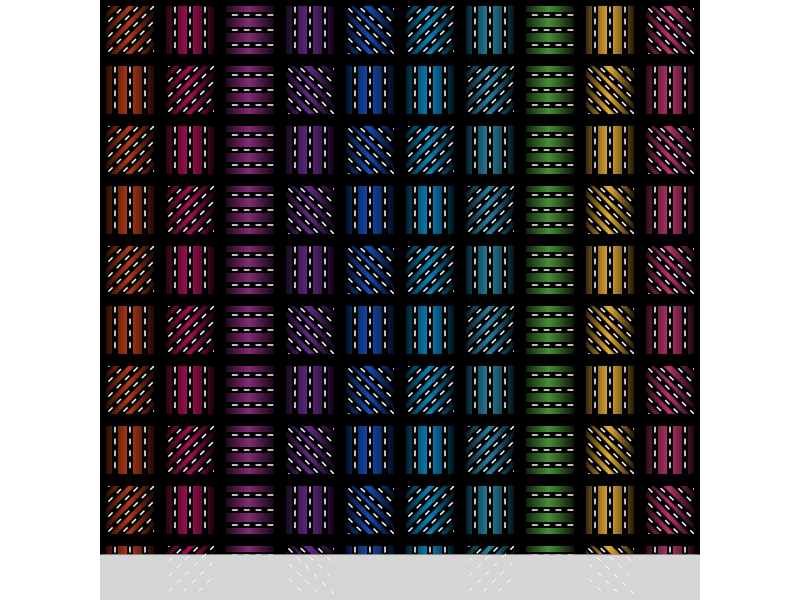
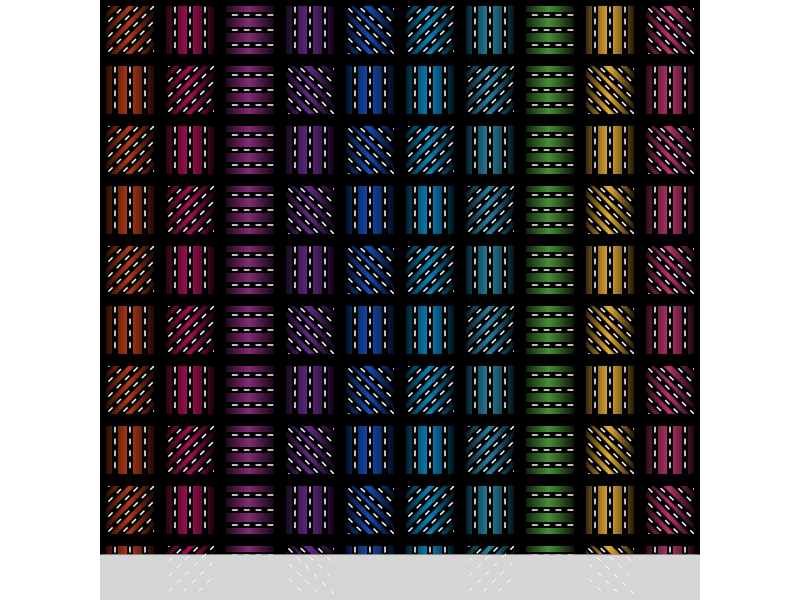

Write the R code that produced these figures, in order.
library(tidyverse)

vert1 <- tibble(x = seq(0,1, length.out = 5),
               xend = x,
               y =0,
               yend =1,
               group = "vert")

diagonal1 <- tibble(x = c(0,0,0,0,.25,.5,.75),
                   xend = c(.25,.5,.75,1,1,1,1),
                   y = c(.75, .5, .25, 0, 0,0,0),
                   yend = c(1,1,1,1,.75,.5,.25)) |>
  mutate(x = x +1,
         xend = xend +1,
         group = "diagonal_up")

horiz1 <- tibble(x = 0,
                xend = 1, 
                y = seq(0,1, length.out = 5),
                yend = y) |>
  mutate(x = x + 2,
         xend = xend + 2,
         group = "horiz")

diagonal1a <- tibble(x = c(.75,.5,.2,0,0,0,0),
                    xend = c(1,1,1,1,.75,.5,.25),
                    y = c(1,1,1,1,.75,.5,.25),
                    yend = c(.75,.5,.25,0,0,0,0)) |>
  mutate(x = x + 3,
         xend = xend + 3,
         group = "diagonal_down")

vert1a <- vert1 |>
  mutate(x = x + 4,
         xend = xend + 4)

row1_start <- rbind(vert1,diagonal1,horiz1,diagonal1a,vert1a)
row1_end <- row1_start |>
  mutate(x = x + 5,
         xend = xend + 5)

row1 <- rbind(row1_start, row1_end)

diagonal2 <- diagonal1 |>
  mutate(x = x - 1,
         xend = xend - 1)

vert2 <- vert1 |>
  mutate(x = x + 1,
         xend = xend + 1)

diagonal2a <- diagonal1a |>
  mutate(x = x + 1,
         xend = xend + 1)

vert2a <- vert1 |>
  mutate(x = x + 3,
         xend = xend + 3)


row2_start <- rbind(diagonal2,vert2,horiz1,vert2a,diagonal2a)
row2_end <- row2_start |>
  mutate(x = x + 5,
         xend = xend + 5)

row2 <- rbind(row2_start, row2_end)

row2 <- row2 |>
  mutate(y = y + 1,
         yend = yend + 1)

gridlines <- tibble(x = 0:10,
                    y = x) |>
  expand.grid()

chunk <- rbind(row1, row2)

ytrans <- 0:4

final_data <- map_df(ytrans, ~chunk |>
                       mutate(y = y + 2*.x,
                              yend = yend + 2*.x))

background <- tibble(x = seq(0,10, length.out = 1000),
                     xend = x,
                     y = 0,
                     yend = 10,
                     color = colorRampPalette(c("#000000","#af3918","#000000", "#a21152","#000000", "#822b75","#000000","#612884","#000000","#154baf","#000000",
                                                        "#0b82b9","#000000", "#277e9d","#000000","#488e35","#000000","#e3a934","#000000","#b2336a","#000000"))(1000),
                                                        group = "back")

texture <- background |>
  select(x,y) |>
  expand.grid() |>
  slice_sample(prop  = .10)

final_data |>
  ggplot(aes(x,y, xend = xend, yend = yend, group = group))+
    theme_void()+
    theme(plot.background = element_rect(fill = "#277e9d"))+
  geom_segment(data = background, color = background$color, size = 1)+
  geom_segment(color = "black", linewidth = 2)+
  geom_segment(color = "white", linewidth = .5, linetype = 2)+
    geom_path(data = gridlines, aes(x,y, group = x), inherit.aes = FALSE, size = 4)+
    geom_path(data = gridlines, aes(x,y, group = y), inherit.aes = FALSE, size = 4)+
  geom_point(data = texture, aes(x,y), alpha = .01, size = sample(20:30, nrow(texture), replace = TRUE), color = "#ffffff", inherit.aes = FALSE)+
  coord_equal(xlim = c(0,10), ylim = c(0,10), expand = FALSE)


ggsave("tesselations.png",
       device = "png",
       dpi = 300,
       bg = "transparent")